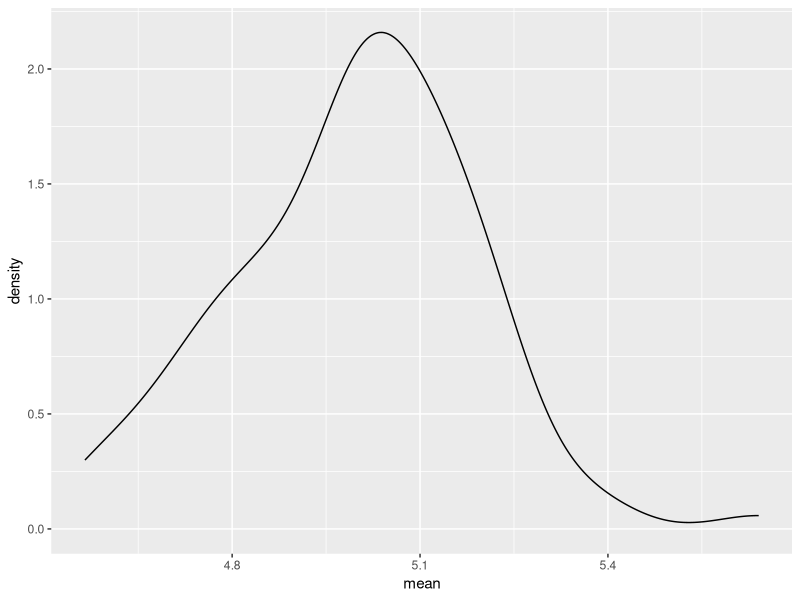
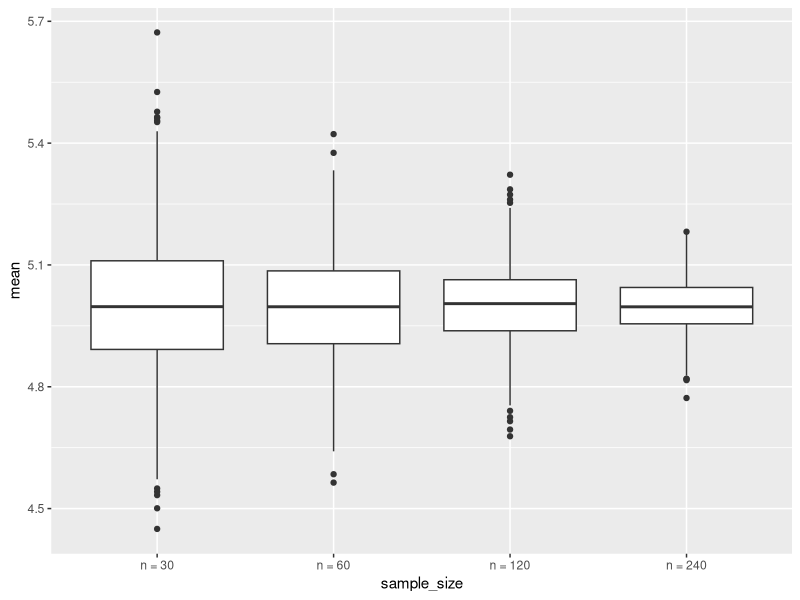
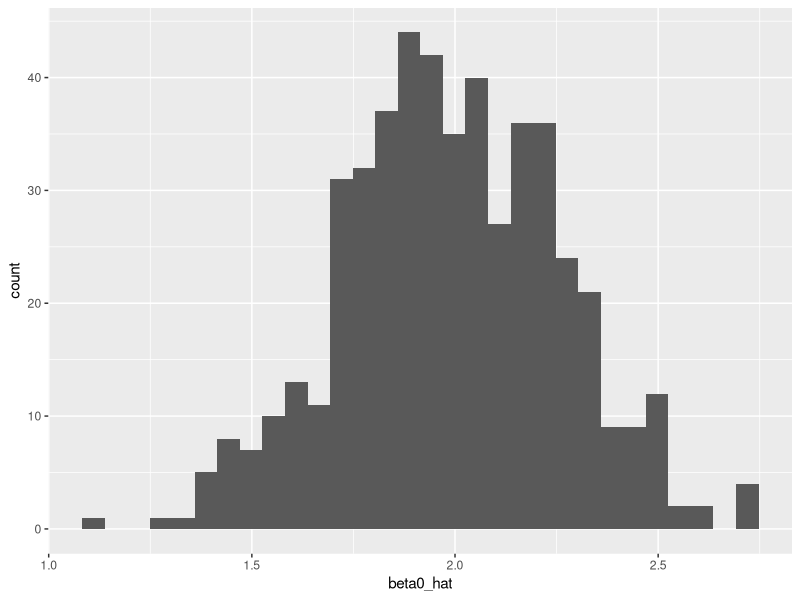
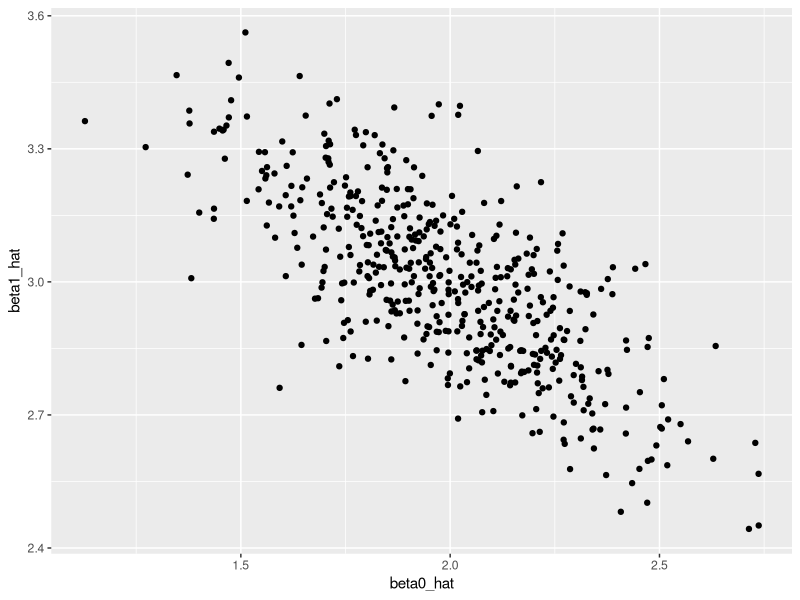

R code for these plots, in order:
## ---- chunk 1
library(tidyverse)
set.seed(1)
## ---- chunk 2
sim_mean_sd = function(n_obs, mu = 5, sigma = 1){
  x_vec = rnorm(n = n_obs, mean = mu, sd = sigma)
  tibble(
  mean = mean(x_vec),
  sd = sd(x_vec)
)
}

output = vector("list", length = 100)
for (i in 1:100) {
  output[[i]] = sim_mean_sd(n_obs = 30)
}

sim_results = bind_rows(output)
sim_results |> 
  ggplot(aes(x = mean))+
  geom_density()

sim_results |> 
  summarise(mu_hat = mean(mean),
            sd_hat = sd(mean))
## ---- chunk 3
sim_results_df = 
  expand_grid(
    sample_size = c(30, 60, 120, 240),
    iter = 1:1000
  ) |> 
  mutate(estimate_df = map(sample_size, sim_mean_sd)) |> 
  unnest(estimate_df)

sim_results_df |> 
  mutate(
    sample_size = str_c("n = ", sample_size),
    sample_size = fct_inorder(sample_size)
  ) |> 
  ggplot(aes(x = sample_size, y = mean)) +
  geom_boxplot()
## ---- chunk 4
sim_regression = function(n, beta0 = 2, beta1 = 3) {
  
  sim_data = 
    tibble(
      x = rnorm(n, mean = 1, sd = 1),
      y = beta0 + beta1 * x + rnorm(n, 0, 1)
    )
  
  ls_fit = lm(y ~ x, data = sim_data)
  
  tibble(
    beta0_hat = coef(ls_fit)[1],
    beta1_hat = coef(ls_fit)[2]
  )
}

sim_results_df = 
  expand_grid(
    sample_size = 30,
    iter = 1:500
  ) |> 
  mutate(
    estimate_df = map(sample_size, sim_regression)
  ) |> 
  unnest(estimate_df)

sim_results_df |> 
  ggplot(aes(x = beta0_hat))+
  geom_histogram()

sim_results_df |> 
  ggplot(aes(x = beta0_hat, y = beta1_hat)) + 
  geom_point()
